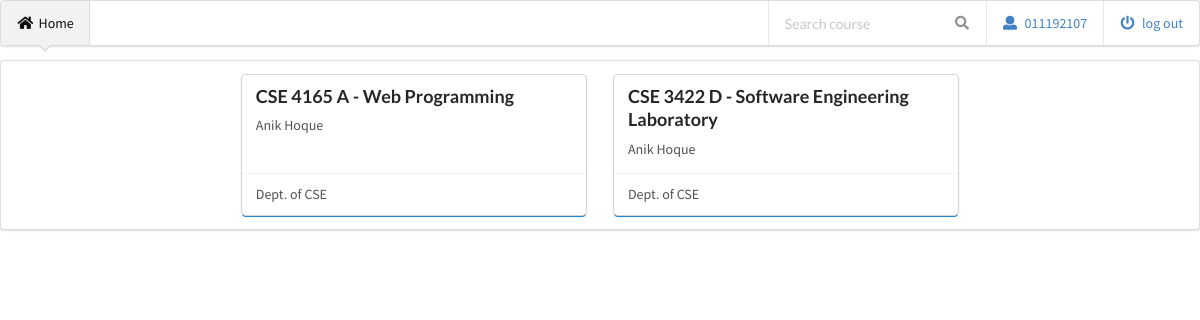
/home/ (signed in), run on the app's committed database.
### lms/models.py (models this page shows)
class StudentCourseClassroom(models.Model):
    Student_user_id = models.ForeignKey(
        Student, on_delete=models.CASCADE, to_field='user_id')
    course_id = models.ForeignKey(
        CourseClassroom, on_delete=models.CASCADE, unique=True, to_field='course_id')

class CourseClassroom(models.Model):
    course_id = models.ForeignKey(
        Course, on_delete=models.CASCADE, unique=True, to_field='course_id')
    Teacher_user_id = models.ForeignKey(
        Teacher, on_delete=models.CASCADE, to_field='user_id')
    trimester_no = models.CharField(max_length=100)

class Course(models.Model):
    course_id = models.CharField(max_length=100, unique=True)
    course_name = models.CharField(max_length=100)
    department = models.CharField(max_length=100)

class Teacher(models.Model):
    user_id = models.CharField(max_length=100, unique=True)
    user_name = models.CharField(max_length=100)
    user_pass = models.CharField(max_length=100)
    email = models.CharField(max_length=100)
    department = models.CharField(max_length=100)

### lms/views.py (the view)
# urls.py: 2. Add a URL to urlpatterns:  path('', views.home, name='home')
def home(request):
    u = request.session['user_id']
    who = request.session['who']
    context = None
    if 'teacher' in who:
        context = CourseClassroom.objects.filter(Teacher_user_id=u)
    elif 'student' in who:
        context = StudentCourseClassroom.objects.filter(Student_user_id=u)
    return render(request, 'lms/home.html', {'user_id': u, 'all': context, 'who': who})

### lms/templates/lms/home.html (shortened to what this page needs)
{% load static %}
<!DOCTYPE html>
<html lang="en">
<head>
    <link href="https://cdnjs.cloudflare.com/ajax/libs/semantic-ui/2.4.1/semantic.min.css" rel="stylesheet" />
    <link rel="stylesheet" href="{% static 'lms/home.css' %}">
</head>
<body>
    <div class="pusher">
        <div class="ui pointing menu">
            <a class="active item" href="{% url 'homepage' %}">
                <i class="home icon"></i>
                Home
            </a>
            <div class="right menu">
                <div class="item">
                    <div class="ui transparent icon input">
                        <input type="text" placeholder="Search course">
                        <i class="search link icon"></i>
                    </div>
                </div>
                <div class="item">
                    <a>
                        <i class="user icon"></i>
                        {{user_id}}
                    </a>
                </div>
                <div class="item">
                    <a href="{% url 'login' %}">
                        <i class="power off icon"></i>
                        log out
                    </a>
                </div>
            </div>
        </div>
        <div class="ui segment">
            <div id="content_feed">
                <div class="ui two stackable cards">
                    {% if 'student' in who %}
                    {% for p in all %}
                    <div class="ui blue fluid raised link card">
                        <div class="content">
                            <a class="header" href="{% url 'courseview' p.course_id.course_id.course_id %}">
                                {{p.course_id.course_id.course_id}} - {{p.course_id.course_id.course_name}}
                            </a>
                            <div class="description">
                                {{p.course_id.Teacher_user_id.user_name}}
                            </div>
                        </div>
                        <div class="extra content">
                            <div class="description">
                                Dept. of {{p.course_id.course_id.department}}
                            </div>
                        </div>
                    </div>
                    {% endfor %}
                    {% endif %}
                </div>
            </div>
        </div>
    </div>
</body>
</html>

### lms/static/lms/home.css (style rules this page uses)
* { font-family: 'Source Sans Pro', sans-serif; }
#content_feed { display: flex; justify-content: space-around !important; }

### data on the page
StudentCourseClassroom: course_id.course_id.course_id "CSE 4165 A", course_id.course_id.course_name "Web Programming", course_id.Teacher_user_id.user_name "Anik Hoque", course_id.course_id.department "CSE"
StudentCourseClassroom: course_id.course_id.course_id "CSE 3422 D", course_id.course_id.course_name "Software Engineering Laboratory", course_id.Teacher_user_id.user_name "Anik Hoque", course_id.course_id.department "CSE"

### other printed values
{{ user_id }} "011192107"
